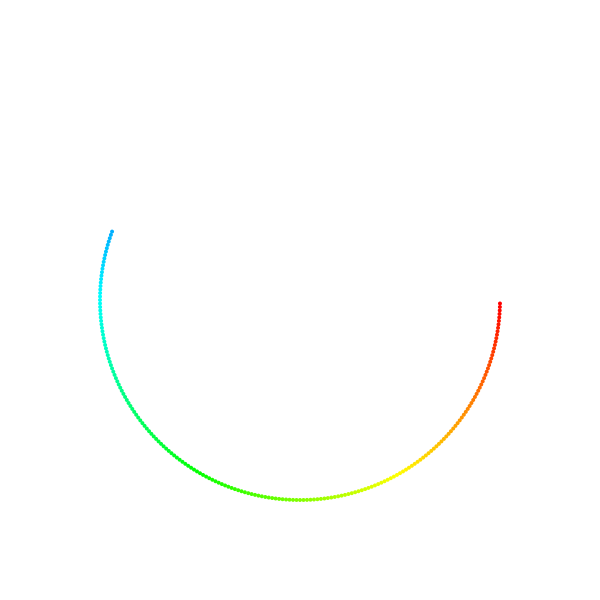
Frame 1 (no input)
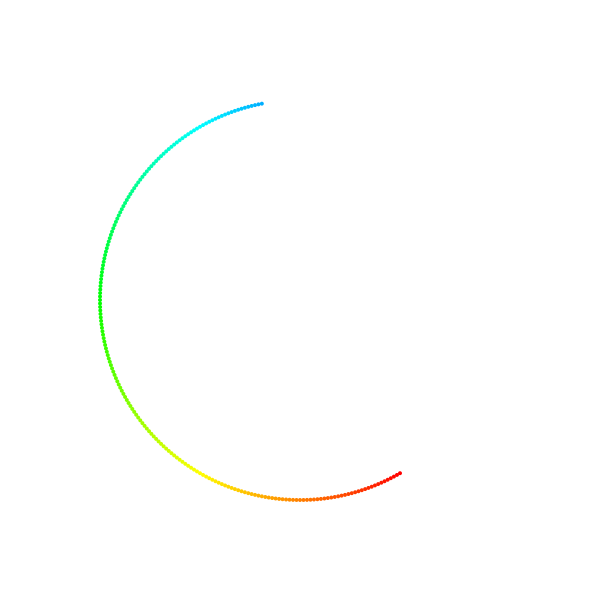
Frame 60 (the mouse pressed at the canvas centre just before this capture)
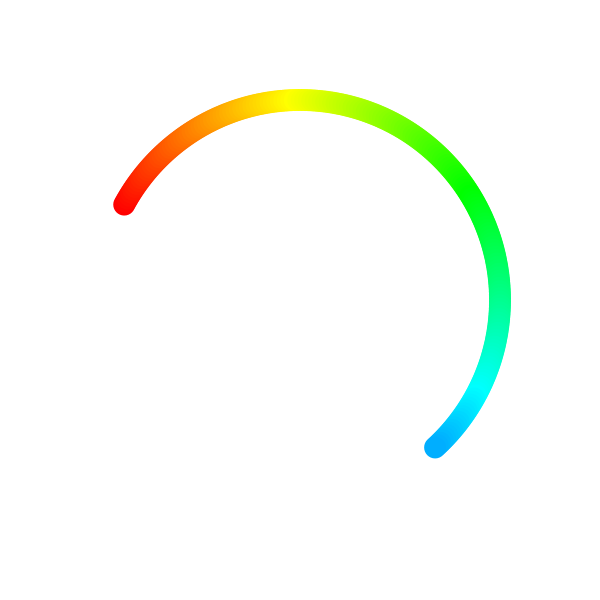
Frame 120 (the mouse held since frame 60 and released just before this capture)

The Processing sketch that drew these frames (run headless with seeded random() and noise(); from frame 60 on, the mouse is pressed at the canvas centre):

// Processing sketch: processing_73641
// ── processing_73641.pde

// Get points on a circle
// make the rotate


float angle;
float myRadius = 200;

int resolution = 200; // number of balls
int minBallSize = 4;
int maxBallSize = 40;

float[] x = new float[resolution];
float[] y = new float[resolution];

float rotationSpeed=1;
float rotationRadians = radians(rotationSpeed);
float rotationAccelerationFactor = 3;
float rotationAcceleration;

float ballDiameter = 10;


void setup() {
  size(600, 600);
  smooth();
  colorMode(HSB, 360, 100, 100, 100);
}


void draw() {
  background(0, 0, 100, 50);
  noFill();
  stroke(0);
  //ellipse(width/2, height/2, myRadius*2, myRadius*2);
  
  rotationAcceleration = map(mouseX, 0,width, 0, rotationSpeed*rotationAccelerationFactor);
  
  ballDiameter = map(mouseY, 0, height, minBallSize, maxBallSize);
  
  float angle = radians(360/resolution);
  
  for (int i=0; i < resolution; i++) {
      x[i] = (cos((angle*i) + rotationRadians) * myRadius) + width/2;
      y[i] = (sin((angle*i) + rotationRadians) * myRadius) + height/2; 
      fill(degrees(angle*i),100,100);
      noStroke();
      ellipse(x[i], y[i], ballDiameter, ballDiameter);
  }
  
  rotationRadians += radians(rotationSpeed) + radians(rotationAcceleration);
  
}
